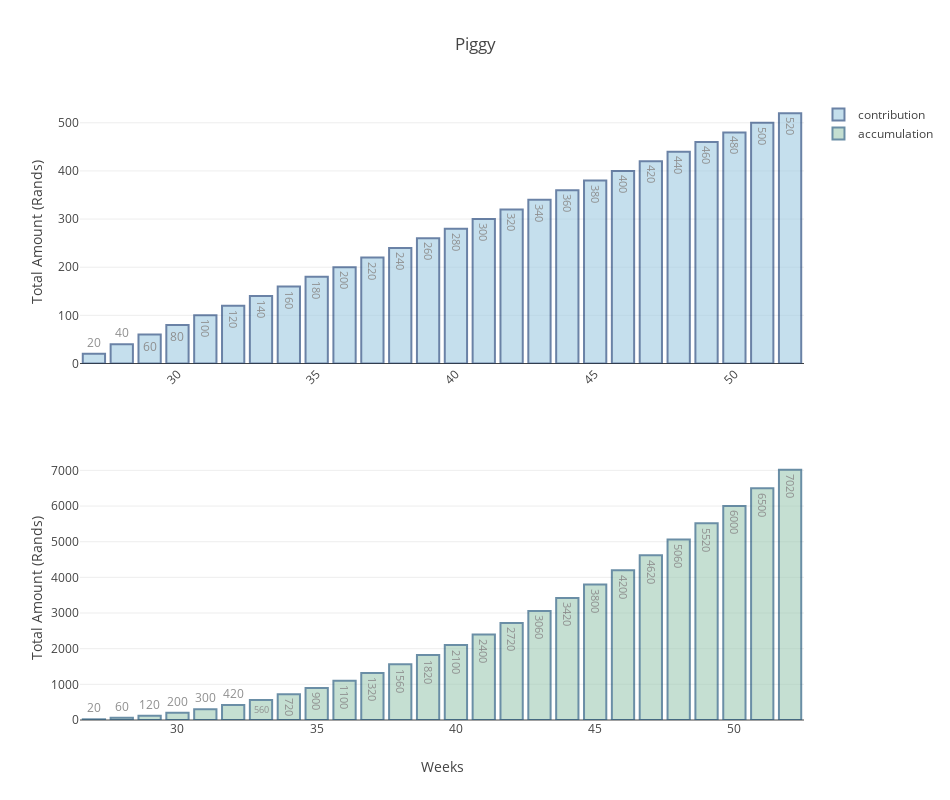

Source (notebook cell):
### Markdown cell above
[HOME](#Plotly)

<br>

## Subplots

```python
Trace1 = graph()
Trace2 = graph()

fig = tools.make_subplots( rows=n, cols=m, 
                           subplot_titles=('trace1', 'tracen')
                         )

fig.append_trace(graph1, 1, 1)
fig.append_trace(graph2, 2, 1)
...

fig['layout']['yaxis1'].update(title='Y1')
fig['layout']['yaxis2'].update(title='Y2')
fig['layout']['xaxis2'].update(title='bottom x')

fig['layout'].update(
                        height=800, 
                        width=950, 
                        title='%s',
                        xaxis=dict(tickangle=-45),
                        barmode='group'
                    )
iplot(fig, filename='make-subplots-multiple-with-titles')

```

### Code cell
# time in Weeks
weeks = np.arange(1, 53)
# reshape to semester
semester = weeks.reshape(2, 26)
# Saving
semester_money = np.arange(10, (len(semester[1]) + 1) * 10, 10) * 2
s_summ = semester_money.cumsum()

# get week number
from datetime import date
weekNumber = date.today().isocalendar()[1] 

bar1 = Bar(
    x = semester[1],
    y= semester_money,
    name = 'contribution',
    text=semester_money,

    textposition = 'auto',
    marker =dict(
                   color='rgb(158,202,225)',
                   line=dict(
                             color='rgb(8,48,107)',
                             width=2),
                ),
    opacity=0.6,
)

bar2 = Bar(
    x=semester[1],
    y=s_summ,
    name = 'accumulation',
    text=s_summ,
    textposition = 'auto',
    marker=dict(
        color= 'rgb(158,202,180)',
        line=dict(
            color='rgb(8,68,107)',
            width=2),
        ),
    opacity=0.6
)

fig = tools.make_subplots(rows=2, cols=1)


fig.append_trace(bar1, 1, 1)
fig.append_trace(bar2, 2, 1)

fig['layout']['yaxis1'].update(title='Total Amount (Rands)')
fig['layout']['yaxis2'].update(title='Total Amount (Rands)')
fig['layout']['xaxis2'].update(title='Weeks')

fig['layout'].update(
                        height=800, 
                        width=950, 
                        title='Piggy',
                        xaxis=dict(tickangle=-45),
                        barmode='group'
                    )
iplot(fig, filename='make-subplots-multiple-with-titles');

### Figure 1 — Plotly figure (JSON) as saved in the notebook; plotly's stock layout.template omitted (floating-point values rounded to 4 significant figures)
{"data": [{"marker": {"color": "rgb(158,202,225)", "line": {"color": "rgb(8,48,107)", "width": 2}}, "name": "contribution", "opacity": 0.6, "text": [20, 40, 60, 80, 100, 120, 140, 160, 180, 200, 220, 240, 260, 280, 300, 320, 340, 360, 380, 400, 420, 440, 460, 480, 500, 520], "textposition": "auto", "type": "bar", "uid": "5fa7a7ed-37d3-4254-987a-b96507c76d65", "x": [27, 28, 29, 30, 31, 32, 33, 34, 35, 36, 37, 38, 39, 40, 41, 42, 43, 44, 45, 46, 47, 48, 49, 50, 51, 52], "xaxis": "x", "y": [20, 40, 60, 80, 100, 120, 140, 160, 180, 200, 220, 240, 260, 280, 300, 320, 340, 360, 380, 400, 420, 440, 460, 480, 500, 520], "yaxis": "y"}, {"marker": {"color": "rgb(158,202,180)", "line": {"color": "rgb(8,68,107)", "width": 2}}, "name": "accumulation", "opacity": 0.6, "text": [20, 60, 120, 200, 300, 420, 560, 720, 900, 1100, 1320, 1560, 1820, 2100, 2400, 2720, 3060, 3420, 3800, 4200, 4620, 5060, 5520, 6000, 6500, 7020], "textposition": "auto", "type": "bar", "uid": "6e37eddd-ded4-4a53-b7a1-7d139adc8e2c", "x": [27, 28, 29, 30, 31, 32, 33, 34, 35, 36, 37, 38, 39, 40, 41, 42, 43, 44, 45, 46, 47, 48, 49, 50, 51, 52], "xaxis": "x2", "y": [20, 60, 120, 200, 300, 420, 560, 720, 900, 1100, 1320, 1560, 1820, 2100, 2400, 2720, 3060, 3420, 3800, 4200, 4620, 5060, 5520, 6000, 6500, 7020], "yaxis": "y2"}], "layout": {"barmode": "group", "height": 800, "title": "Piggy", "width": 950, "xaxis": {"anchor": "y", "domain": [0, 1], "tickangle": -45}, "xaxis2": {"anchor": "y2", "domain": [0, 1], "title": "Weeks"}, "yaxis": {"anchor": "x", "domain": [0.575, 1], "title": "Total Amount (Rands)"}, "yaxis2": {"anchor": "x2", "domain": [0, 0.425], "title": "Total Amount (Rands)"}}}
